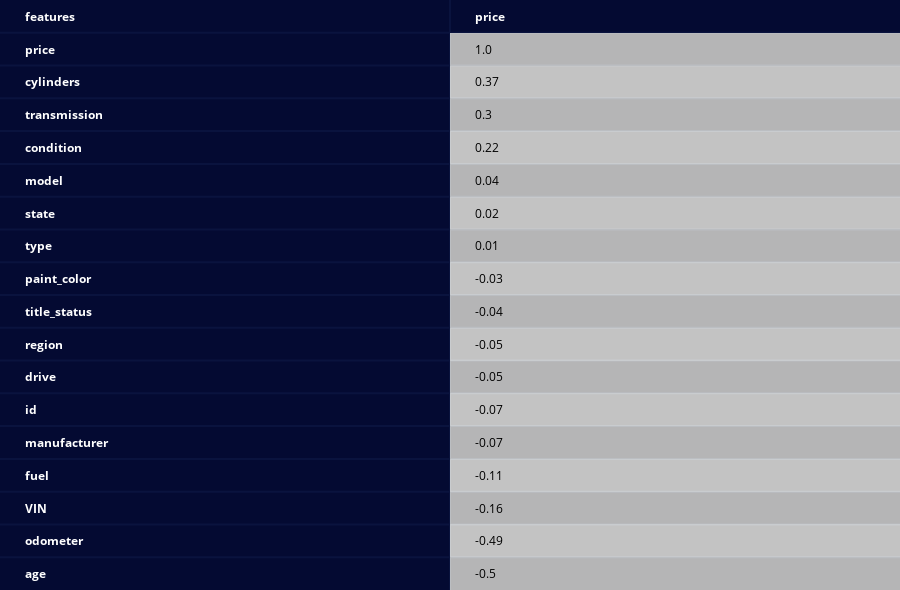

Notebook code for this chart:
### Markdown cell above
##### As we can see from the describe pandas method, the mean is 0 and std is 1, so our dataset has a normal distribution

### Code cell
# Correlation of Normalise Dataset
corr_matrix_norm = pd.DataFrame(df_norm.corr())
corr_matrix_norm = corr_matrix_norm.round(decimals = 2)
create_table(corr_matrix_norm['price'].sort_values(ascending = False).to_frame(),index_title='features',index=True,)

### Figure 1 — Plotly figure (JSON) as saved in the notebook; plotly's stock layout.template omitted (floating-point values rounded to 4 significant figures)
{"data": [{"colorscale": [[0, "#00083e"], [0.5, "#ededee"], [1, "#ffffff"]], "hoverinfo": "none", "opacity": 0.75, "showscale": false, "z": [[0, 0], [0, 0.5], [0, 1], [0, 0.5], [0, 1], [0, 0.5], [0, 1], [0, 0.5], [0, 1], [0, 0.5], [0, 1], [0, 0.5], [0, 1], [0, 0.5], [0, 1], [0, 0.5], [0, 1], [0, 0.5]], "type": "heatmap"}], "layout": {"annotations": [{"align": "left", "font": {"color": "#ffffff"}, "showarrow": false, "text": "<b>features</b>", "x": -0.45, "xanchor": "left", "xref": "x", "y": 0, "yref": "y"}, {"align": "left", "font": {"color": "#ffffff"}, "showarrow": false, "text": "<b>price</b>", "x": 0.55, "xanchor": "left", "xref": "x", "y": 0, "yref": "y"}, {"align": "left", "font": {"color": "#ffffff"}, "showarrow": false, "text": "<b>price</b>", "x": -0.45, "xanchor": "left", "xref": "x", "y": 1, "yref": "y"}, {"align": "left", "font": {"color": "#000000"}, "showarrow": false, "text": "1.0", "x": 0.55, "xanchor": "left", "xref": "x", "y": 1, "yref": "y"}, {"align": "left", "font": {"color": "#ffffff"}, "showarrow": false, "text": "<b>cylinders</b>", "x": -0.45, "xanchor": "left", "xref": "x", "y": 2, "yref": "y"}, {"align": "left", "font": {"color": "#000000"}, "showarrow": false, "text": "0.37", "x": 0.55, "xanchor": "left", "xref": "x", "y": 2, "yref": "y"}, {"align": "left", "font": {"color": "#ffffff"}, "showarrow": false, "text": "<b>transmission</b>", "x": -0.45, "xanchor": "left", "xref": "x", "y": 3, "yref": "y"}, {"align": "left", "font": {"color": "#000000"}, "showarrow": false, "text": "0.3", "x": 0.55, "xanchor": "left", "xref": "x", "y": 3, "yref": "y"}, {"align": "left", "font": {"color": "#ffffff"}, "showarrow": false, "text": "<b>condition</b>", "x": -0.45, "xanchor": "left", "xref": "x", "y": 4, "yref": "y"}, {"align": "left", "font": {"color": "#000000"}, "showarrow": false, "text": "0.22", "x": 0.55, "xanchor": "left", "xref": "x", "y": 4, "yref": "y"}, {"align": "left", "font": {"color": "#ffffff"}, "showarrow": false, "text": "<b>model</b>", "x": -0.45, "xanchor": "left", "xref": "x", "y": 5, "yref": "y"}, {"align": "left", "font": {"color": "#000000"}, "showarrow": false, "text": "0.04", "x": 0.55, "xanchor": "left", "xref": "x", "y": 5, "yref": "y"}, {"align": "left", "font": {"color": "#ffffff"}, "showarrow": false, "text": "<b>state</b>", "x": -0.45, "xanchor": "left", "xref": "x", "y": 6, "yref": "y"}, {"align": "left", "font": {"color": "#000000"}, "showarrow": false, "text": "0.02", "x": 0.55, "xanchor": "left", "xref": "x", "y": 6, "yref": "y"}, {"align": "left", "font": {"color": "#ffffff"}, "showarrow": false, "text": "<b>type</b>", "x": -0.45, "xanchor": "left", "xref": "x", "y": 7, "yref": "y"}, {"align": "left", "font": {"color": "#000000"}, "showarrow": false, "text": "0.01", "x": 0.55, "xanchor": "left", "xref": "x", "y": 7, "yref": "y"}, {"align": "left", "font": {"color": "#ffffff"}, "showarrow": false, "text": "<b>paint_color</b>", "x": -0.45, "xanchor": "left", "xref": "x", "y": 8, "yref": "y"}, {"align": "left", "font": {"color": "#000000"}, "showarrow": false, "text": "-0.03", "x": 0.55, "xanchor": "left", "xref": "x", "y": 8, "yref": "y"}, {"align": "left", "font": {"color": "#ffffff"}, "showarrow": false, "text": "<b>title_status</b>", "x": -0.45, "xanchor": "left", "xref": "x", "y": 9, "yref": "y"}, {"align": "left", "font": {"color": "#000000"}, "showarrow": false, "text": "-0.04", "x": 0.55, "xanchor": "left", "xref": "x", "y": 9, "yref": "y"}, {"align": "left", "font": {"color": "#ffffff"}, "showarrow": false, "text": "<b>region</b>", "x": -0.45, "xanchor": "left", "xref": "x", "y": 10, "yref": "y"}, {"align": "left", "font": {"color": "#000000"}, "showarrow": false, "text": "-0.05", "x": 0.55, "xanchor": "left", "xref": "x", "y": 10, "yref": "y"}, {"align": "left", "font": {"color": "#ffffff"}, "showarrow": false, "text": "<b>drive</b>", "x": -0.45, "xanchor": "left", "xref": "x", "y": 11, "yref": "y"}, {"align": "left", "font": {"color": "#000000"}, "showarrow": false, "text": "-0.05", "x": 0.55, "xanchor": "left", "xref": "x", "y": 11, "yref": "y"}, {"align": "left", "font": {"color": "#ffffff"}, "showarrow": false, "text": "<b>id</b>", "x": -0.45, "xanchor": "left", "xref": "x", "y": 12, "yref": "y"}, {"align": "left", "font": {"color": "#000000"}, "showarrow": false, "text": "-0.07", "x": 0.55, "xanchor": "left", "xref": "x", "y": 12, "yref": "y"}, {"align": "left", "font": {"color": "#ffffff"}, "showarrow": false, "text": "<b>manufacturer</b>", "x": -0.45, "xanchor": "left", "xref": "x", "y": 13, "yref": "y"}, {"align": "left", "font": {"color": "#000000"}, "showarrow": false, "text": "-0.07", "x": 0.55, "xanchor": "left", "xref": "x", "y": 13, "yref": "y"}, {"align": "left", "font": {"color": "#ffffff"}, "showarrow": false, "text": "<b>fuel</b>", "x": -0.45, "xanchor": "left", "xref": "x", "y": 14, "yref": "y"}, {"align": "left", "font": {"color": "#000000"}, "showarrow": false, "text": "-0.11", "x": 0.55, "xanchor": "left", "xref": "x", "y": 14, "yref": "y"}, {"align": "left", "font": {"color": "#ffffff"}, "showarrow": false, "text": "<b>VIN</b>", "x": -0.45, "xanchor": "left", "xref": "x", "y": 15, "yref": "y"}, {"align": "left", "font": {"color": "#000000"}, "showarrow": false, "text": "-0.16", "x": 0.55, "xanchor": "left", "xref": "x", "y": 15, "yref": "y"}, {"align": "left", "font": {"color": "#ffffff"}, "showarrow": false, "text": "<b>odometer</b>", "x": -0.45, "xanchor": "left", "xref": "x", "y": 16, "yref": "y"}, {"align": "left", "font": {"color": "#000000"}, "showarrow": false, "text": "-0.49", "x": 0.55, "xanchor": "left", "xref": "x", "y": 16, "yref": "y"}, {"align": "left", "font": {"color": "#ffffff"}, "showarrow": false, "text": "<b>age</b>", "x": -0.45, "xanchor": "left", "xref": "x", "y": 17, "yref": "y"}, {"align": "left", "font": {"color": "#000000"}, "showarrow": false, "text": "-0.5", "x": 0.55, "xanchor": "left", "xref": "x", "y": 17, "yref": "y"}], "height": 590, "margin": {"b": 0, "l": 0, "r": 0, "t": 0}, "xaxis": {"dtick": 1, "gridwidth": 2, "showticklabels": false, "tick0": -0.5, "ticks": "", "zeroline": false}, "yaxis": {"autorange": "reversed", "dtick": 1, "gridwidth": 2, "showticklabels": false, "tick0": 0.5, "ticks": "", "zeroline": false}}}
